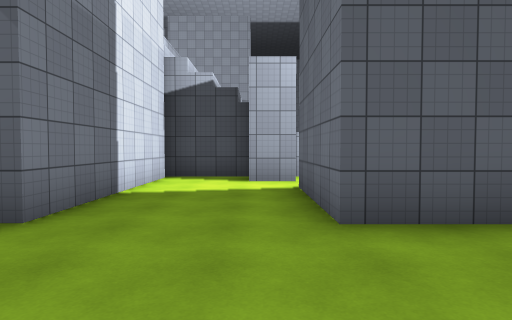
[1] (above)

16 first-person views from a walk through a 3-D level made in the Unity game engine. The camera is 1.4 m above the floor, tilts 2° down and sees 75° across. The floor is counted in squares, 2 m on a side. Each view is taken from the middle of a square. On the plan, view 1 faces up. The plan holds only what a view shows up to about 10 squares ahead; the rest is blank. The place goes on beyond the plan. The player is left out. Surface patterns are stand-ins for the level's own textures.

[2]
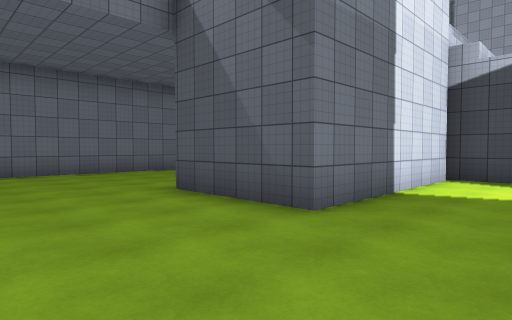

[3]
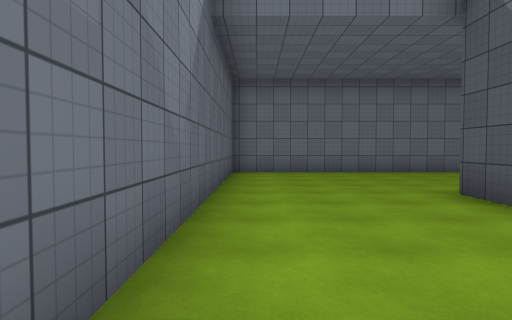

[4]
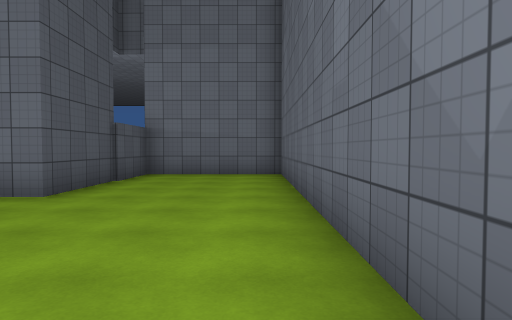

[5]
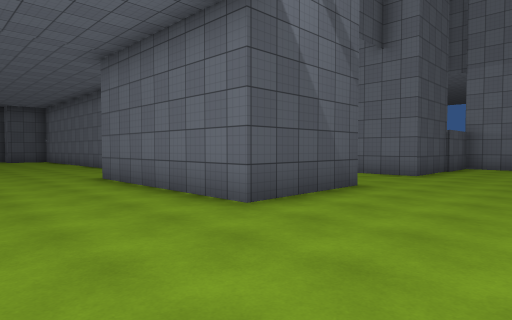

[6]
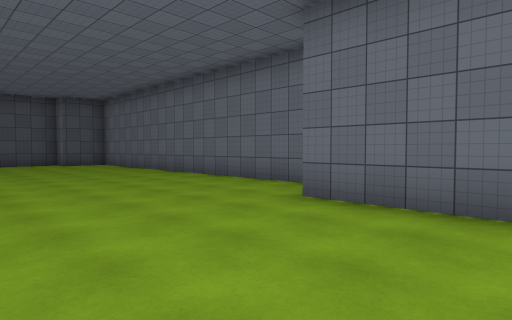

[7]
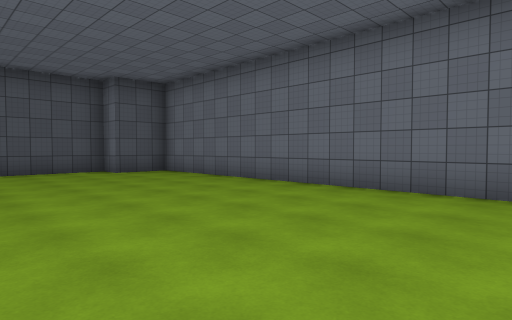

[8]
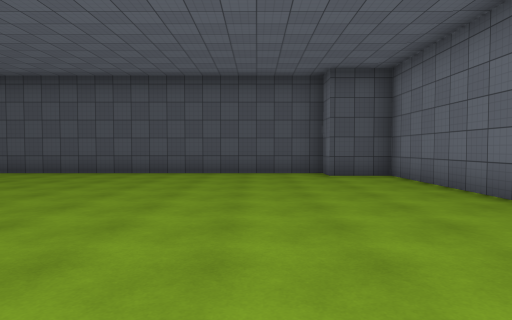

[9]
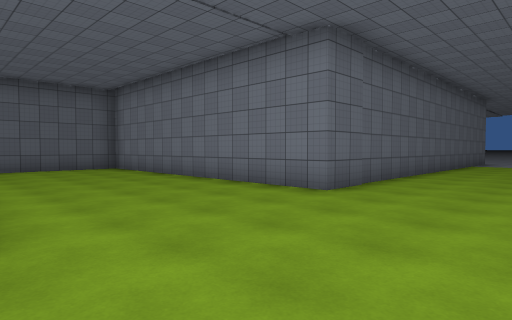

[10]
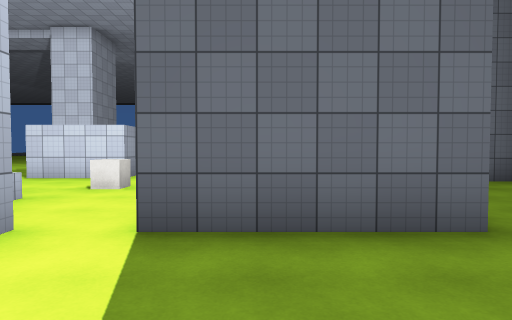

[11]
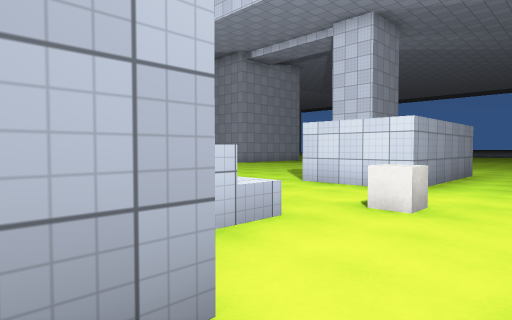

[12]
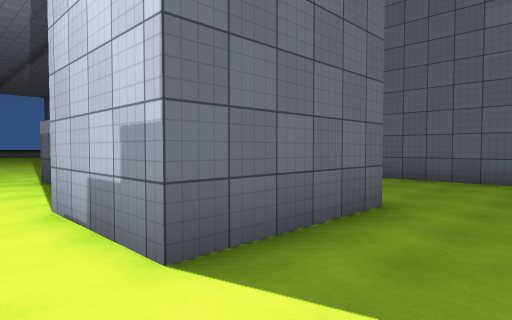

[13]
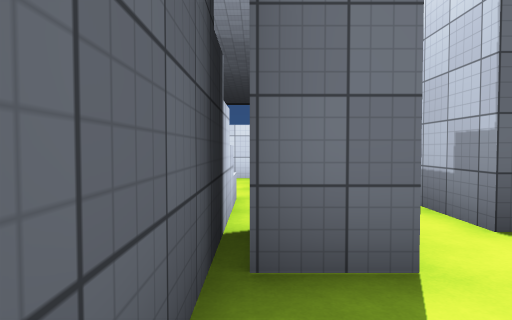

[14]
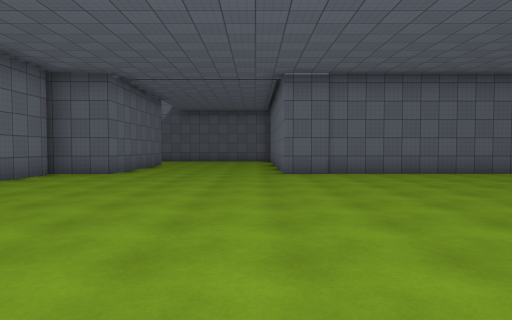

[15]
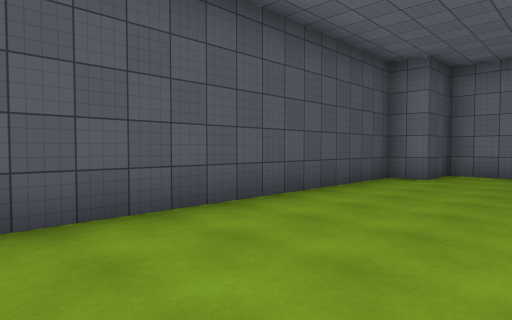

[16]
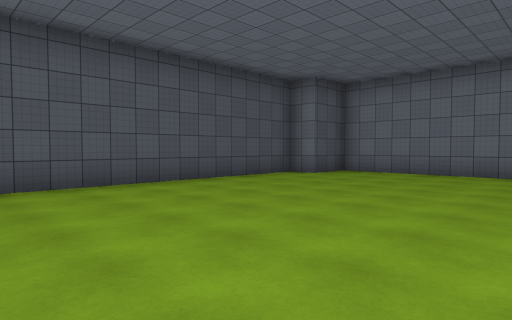

### Floor plan
Points are (right, up) in squares from view 1. A wall is a line through its corners. A room is listed if a view was taken in it or the views show most of it. See-through windows are left out.
Room 1 (views 1, 2, 3, 4, 5, 6, 7, 8, 9, 10, 11, 12, 13, 14, 15, 16)
walls: (-3.5, 8.2) (-3.5, 19.5) (-5.1, 19.5) (-5.1, 20.4) (-13.5, 20.4); (-2.2, 8) (-2.2, 3.1) (-5.1, 3.1) (-5.1, 7.9) (-3.2, 7.9); (-13.5, 7.9) (-9.8, 7.9) (-9.8, -0.7) (5, -0.7) (5, 3.1) (0.8, 3.1) (0.8, 6); (0.6, 8.3) (-2.4, 8.3); (0.9, 7.1) (-0.1, 7.1) (-0.1, 8.1)
ways out: opening at (1, 7)

Positions as (right, up) in squares from view 1, and headings:
1: (0, 0), facing up
2: (0, 0), facing up-left
3: (0, 0), facing left
4: (-4, 0), facing right
5: (-8, 0), facing up-right
6: (-9, 5), facing up-right
7: (-9, 10), facing up-right
8: (-7, 11), facing up
9: (-5, 11), facing down-left
10: (-2, 5), facing right
11: (0, 6), facing up-right
12: (-1, 7), facing down-right
13: (-2, 8), facing right
14: (-9, 17), facing down
15: (-13, 17), facing up-right
16: (-13, 14), facing up-right
